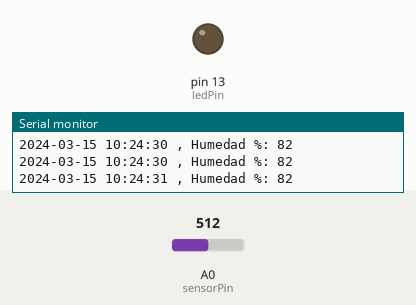
A sketch run on a simulated Arduino Uno, built with avr-gcc and run on an emulated ATmega328P. Shown: output pins drawn as LEDs (lit = HIGH), the last lines printed to the serial monitor. The inputs (shaded band) are chosen by the test bench; at power-on: A0 (sensorPin) = 512. The local clock reads 2024-03-15 10:24:30 at power-on unless the sketch sets it.

Above: at 1.3 s.
1.4 s: A0 (sensorPin) set to 691
2.9 s: A0 (sensorPin) set to 711
At 4.2 s:
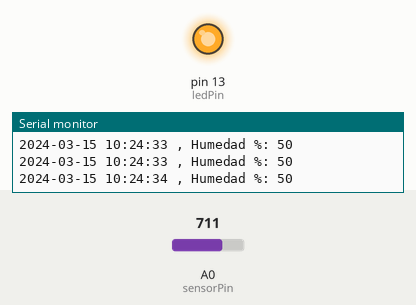
4.5 s: A0 (sensorPin) set to 690
At 5.6 s:
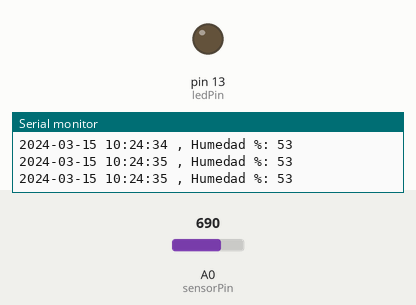
6.0 s: A0 (sensorPin) set to 710
At 7.0 s:
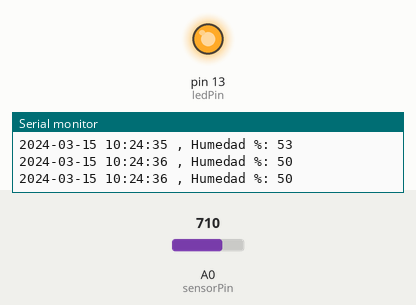
Timing chart, 0 to 9.0 s (numbered marks = the images above; inputs shaded):
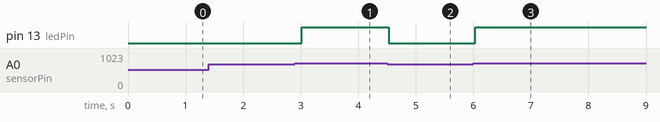

The sketch:

data_with_RTC.ino
```cpp
/*
   Universidad EAFIT
   Escuela de Ciencias Aplicadas e Ingeniería
   Ingeniería Agronómica
   Curso:    Pensamiento computacional II
   Programa: Ejemplo básico para uso académico de captura de humedad del suelo + RTC
   Por:      Yomin Jaramillo
*/

// ===== NUEVO: RTC por I2C =====
#include <Wire.h>
#include "RTClib.h"
RTC_DS1307 rtc;
// ==============================

// Pines del sensor y LED
const int sensorPin = A0;   // Pin analógico conectado al sensor
const int ledPin = 13;      // LED integrado para indicar estado

// Valores de calibración (ajustar según pruebas)
const int airValue   = 1023;  // Lectura en aire (suelo seco)
const int waterValue = 400;   // Lectura en agua (suelo húmedo)

// ===== NUEVO: helper para 2 dígitos =====
void print2digits(int n) {
  if (n < 10) Serial.print('0');
  Serial.print(n);
}
// ========================================
void setup() {
  pinMode(ledPin, OUTPUT);
  Serial.begin(9600);

  // Iniciar RTC
  Wire.begin();
  if (!rtc.begin()) {
    Serial.println("RTC no encontrado");
  }

  // Ajustar la hora si está detenido
  if (!rtc.isrunning()) {
    Serial.println("RTC detenido; ajustando con hora de compilacion...");
    rtc.adjust(DateTime(F(__DATE__), F(__TIME__)));
  }
}

void loop() {
  // Leer valor crudo del sensor
  int moistureValue = analogRead(sensorPin);  // 0–1023

  // Convertir a porcentaje (0–100%)
  int moisturePercent = map(moistureValue, airValue, waterValue, 0, 100);
  moisturePercent = constrain(moisturePercent, 0, 100); // Asegurar rango válido

  // ===== NUEVO: timestamp antes de la lectura =====
  DateTime now = rtc.now();
  Serial.print(now.year()); Serial.print('-');
  print2digits(now.month()); Serial.print('-');
  print2digits(now.day());   Serial.print(' ');
  print2digits(now.hour());  Serial.print(':');
  print2digits(now.minute());Serial.print(':');
  print2digits(now.second());
  Serial.print(" , ");

  // ================================

  // Mostrar en monitor serie (manteniendo tu formato)
  Serial.print("Humedad %: ");
  Serial.println(moisturePercent);

  // Encender LED según humedad
  if (moistureValue > 700) {        // Umbral ajustable: >700 = seco
    digitalWrite(ledPin, HIGH);     // LED encendido = suelo seco
  } else {
    digitalWrite(ledPin, LOW);      // LED apagado = suelo húmedo
  }

  delay(500);  // Esperar 0.5 segundos antes de la siguiente lectura
}
```

Measured:
- the behaviour switches between 700 and 701 on A0 (sensorPin) (found by bisection; images 0 and 1)
- after the input at 2.9 s, pin 13 (ledPin): LOW → HIGH after 0.12 s
- after the input at 4.5 s, pin 13 (ledPin): HIGH → LOW at once
- after the input at 6.0 s, pin 13 (ledPin): LOW → HIGH at once
